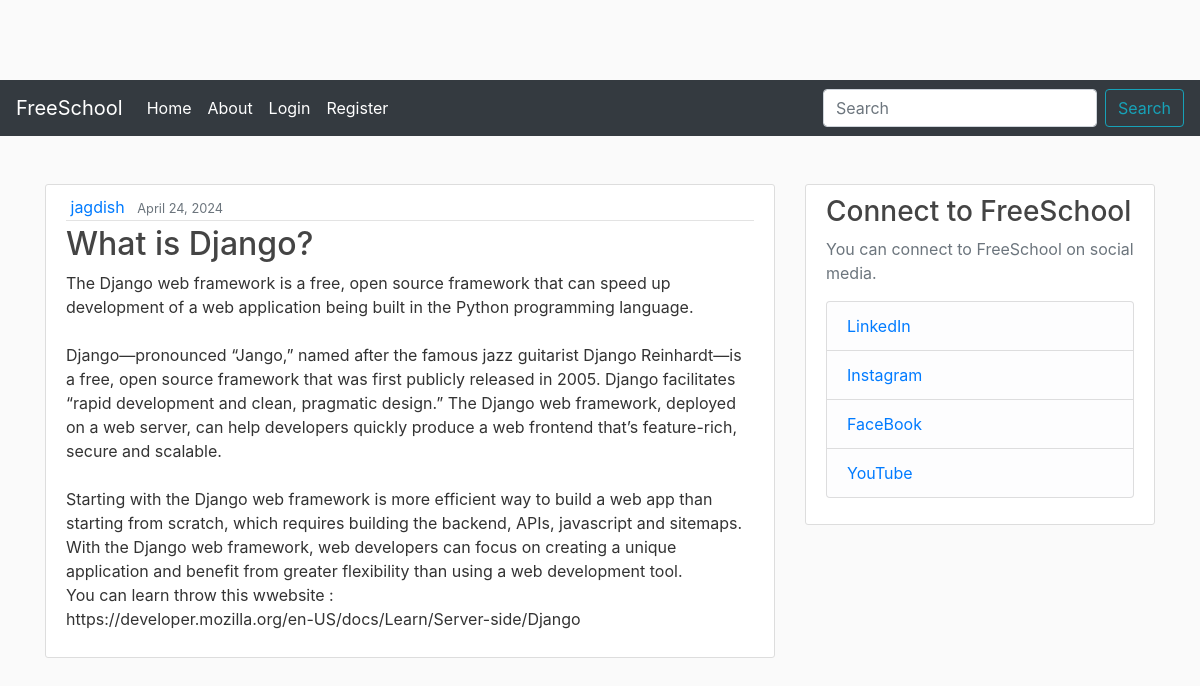
/detail/6/, run on the app's committed database.
### blog/models.py (models this page shows, shortened)
class Post(models.Model):
    title = models.CharField(max_length=100)
    content = models.TextField()
    date_posted = models.DateTimeField(default=timezone.now)
    author = models.ForeignKey(User, on_delete=models.CASCADE)

### blog/views.py (the view)
# urls.py: path("detail/<int:pk>/", views.post_detail, name="detail"),
def post_detail(request, pk):
    post = get_object_or_404(Post, pk=pk)
    context = {"post": post}
    return render(request, "blog/post_detail.html", context)

### blog/templates/blog/post_detail.html (shortened to what this page needs)
{% extends "blog/base.html" %}
{% load static %}
{% block content %}
<article class="media content-section">
    <div class="media-body">
      <div class="article-metadata">
        <a class="mr-2" href="#">{{ post.author }}</a>
        <small class="text-muted">{{ post.date_posted | date:"F d, Y" }}</small>
      </div>
      <h2><a class="article-title" href="">{{ post.title }}</a></h2>
      <p class="article-content">{{ post.content }}</p>
    </div>
  </article>
{% endblock %}

### django_project/static/blog/main.css (style rules this page uses)
body { background: #fafafa; color: #333333; margin-top: 5rem; }
h1, h2, h3, h4, h5, h6 { color: #444444; }
.content-section { background: #ffffff; padding: 10px 20px; border: 1px solid #dddddd; border-radius: 3px; margin-bottom: 20px; }
.article-title { color: #444444; }
.article-content { white-space: pre-line; }
.article-metadata { padding-bottom: 1px; margin-bottom: 4px; border-bottom: 1px solid #e3e3e3 }

### data on the page
Post: author "jagdish", date_posted "April 24, 2024", title "What is Django?", content "The Django web framework is a free, open source framework that can speed up development of a web application being built in the Python programming language. Django—pronounced “Jango,” named after the famous jazz guitarist Django Reinhardt—is a free, open source framework that was first publicly released in 2005. Django facilitates “rapid development and clean, pragmatic design.” The Django web framework, deployed on a web server, can help developers quickly produce a web frontend that’s feature-rich, secure and scalable. Starting with the Django web framework is more efficient way to build a web app than starting from scratch, which requires building the backend, APIs, javascript and…"
